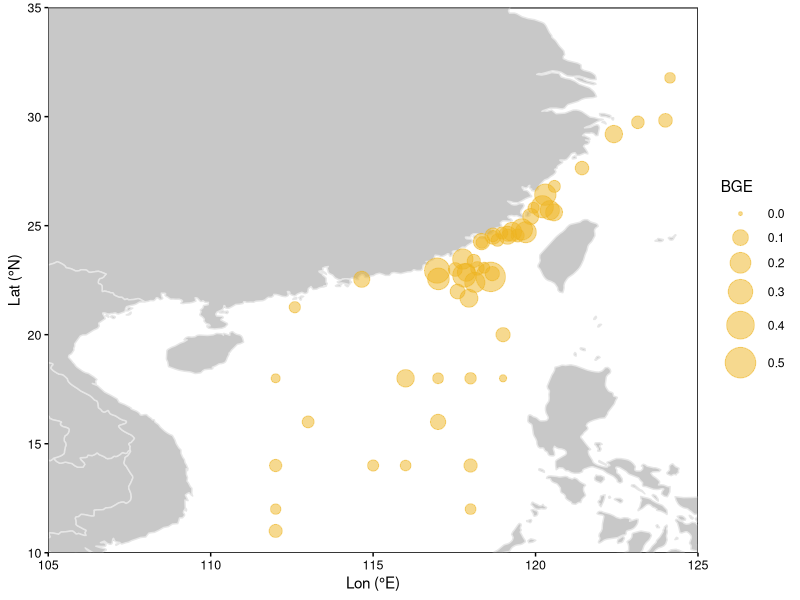

R code for this plot:
#### Distributions of BGE measured at each station

library(ggplot2)


dat <- read.csv('../output/corrected_BR.csv')

map <- map_data('world')
map <- subset(map, long > 95 & long < 135)
map <- subset(map, lat > 0 & lat < 45)

p <- ggplot() +
geom_polygon(data = map, aes(x = long, y = lat, group = group), color = '#e6e6e6', fill = '#c8c8c8') +
#geom_point(data = dat, aes(x = Lon, y = Lat), color = 'black') +
geom_point(data = dat, aes(x = Lon, y = Lat, size = BGE), color = '#eeb421', alpha = 0.5) +
scale_size(range = c(1, 10), limits = c(0, 0.5)) +
theme_bw() +
theme(panel.grid = element_blank(), 
	panel.background = element_rect(color = 'black', fill = 'white'), 
	axis.ticks = element_line(color = 'black', size = 0.5), 
	axis.text.y = element_text(color = 'black', size = 9), 
	axis.text.x = element_text(color = 'black', size = 9),
	legend.key = element_blank()) +
coord_cartesian(xlim = c(105, 125),  ylim = c(10, 35)) +
scale_x_continuous(breaks = seq(105, 125, 5), expand = c(0, 0)) +
scale_y_continuous(breaks = seq(10, 35, 5), expand = c(0, 0)) +
labs(x = 'Lon (°E)', y = 'Lat (°N)')

p
